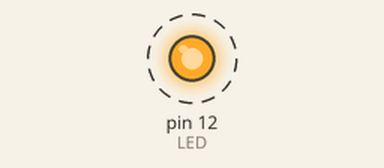
The program below on a simulated Raspberry Pi (header pin numbers). Shown: output pins drawn as LEDs (lit = HIGH). Dashed ring = blinking.

Above: at 0.5 s.
Timing chart, 0 to 4.6 s (numbered marks = the images above):
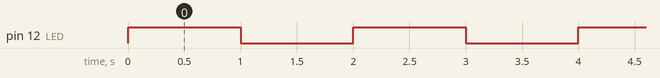

The program:

LED1.py
```python
import RPi.GPIO as GPIO

import time

GPIO.setmode(GPIO.BOARD)
GPIO.setwarnings(False)

LED = 12

GPIO.setup(LED, GPIO.OUT, initial=GPIO.LOW)

def main():
    while 1:
        GPIO.output(LED, GPIO.HIGH)
        time.sleep(1)
        GPIO.output(LED, GPIO.LOW)
        time.sleep(1)

if __name__=='__main__':
    main()
```

Measured:
- by itself, pin 12 (LED): alternates HIGH for 1.0 s and LOW for 1.0 s
